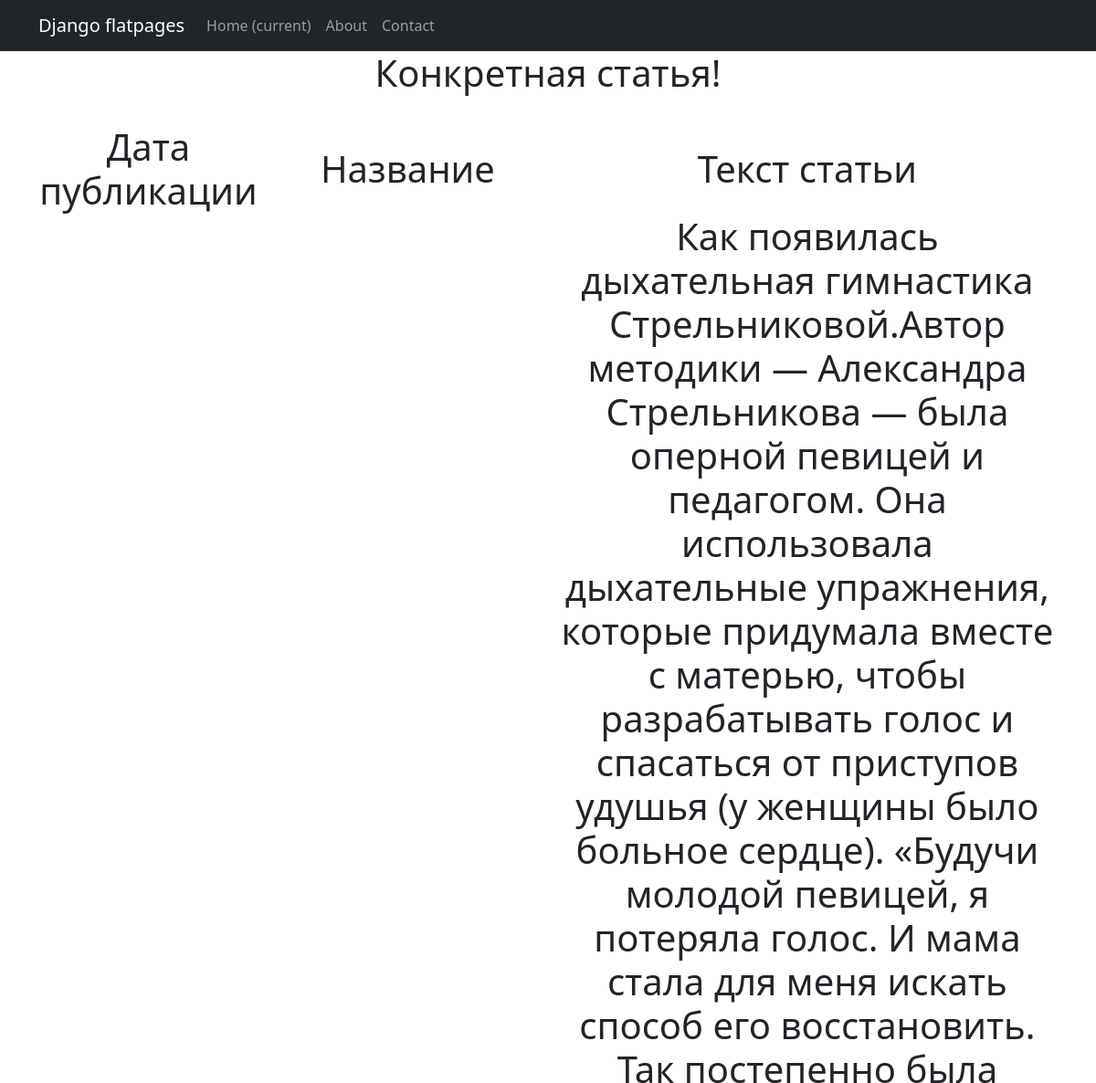
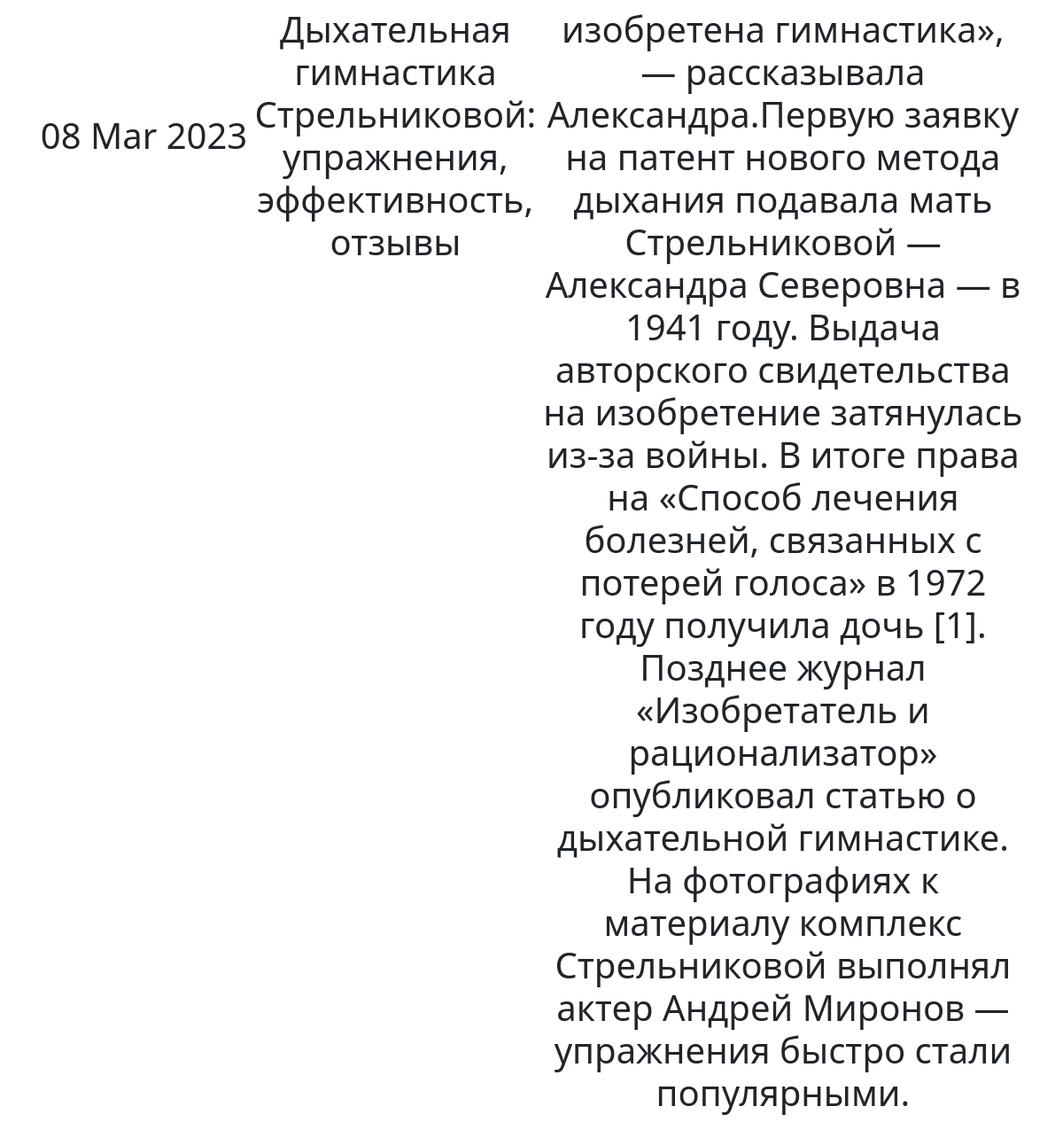
/news/19, run on the app's committed database (2 pictures, top to bottom).
### NewsPortal/models.py (models this page shows, shortened)
class Post(models.Model):
    choise = [
        ('Article', 'Статья'),
        ('News', 'Новость'),
    ]
    p_category = models.ManyToManyField('Category', through='PostCategory')     # связь многие ко многим с Категорией
    p_author = models.ForeignKey(Author, on_delete=models.CASCADE)  # связь один ко многим с Автором
    p_name = models.CharField(max_length=50, null=True)    # заголовок статьи
    p_post = models.TextField()   # текст статьи
    p_create_date = models.DateTimeField(auto_now_add=True)     # дата время добавления
    p_update_date = models.DateTimeField(auto_now=True)     # дата время обновления
    p_rate = models.IntegerField(default=0)    # рейтинг статьи
    p_type = models.CharField(max_length=20, choices=choise, default='Article')

### NewsPortal/views.py (the view)
# urls.py: path('<int:pk>', PostDetails.as_view(), name='post_detail'),
class PostDetails(DetailView):
    model = Post
    template_name = 'Post.html'
    context_object_name = 'post'

### NewsPortal/templatetags/custom_filters.py (called while the page is built)
@register.filter(name='censor')
def currency(value):
    n = value.split()
    for i in n:
        if i.lower() in BAD_WORDS:
            value = value.replace(i, (i[0] + '*' * (len(i) - 1)))
    return f'{value}'

### templates/post.html (shortened to what this page needs)
{% extends 'flatpages/default.html' %}
{% load custom_tags %}
{% load custom_filters %}
{% block content %}
<h1>Конкретная статья!</h1></br>
<h1>
    <table>
           <tr>
               <td>
                   Дата публикации
               </td>
               <td>
                   Название
               </td>
               <td>
                   Текст статьи
               </td>
           </tr>
           <tr>
               <td>{{ post.p_create_date|date:'d M Y' }}</td>
               <td>{{ post.p_name|censor }}</td>
               <td>{{ post.p_post|censor }}</td>
           </tr>
       </table> </h1>
{% endblock content %}

### data on the page
Post: p_create_date "08 Mar 2023", p_name|censor "Дыхательная гимнастика Стрельниковой: упражнения, эффективность, отзывы", p_post|censor "Как появилась дыхательная гимнастика Стрельниковой.Автор методики — Александра Стрельникова — была оперной певицей и педагогом. Она использовала дыхательные упражнения, которые придумала вместе с матерью, чтобы разрабатывать голос и спасаться от приступов удушья (у женщины было больное сердце). «Будучи молодой певицей, я потеряла голос. И мама стала для меня искать способ его восстановить. Так постепенно была изобретена гимнастика», — рассказывала Александра.Первую заявку на патент нового метода дыхания подавала мать Стрельниковой — Александра Северовна — в 1941 году. Выдача авторского свидетельства на изобретение затянулась из-за войны. В итоге права на «Способ лечения болезней, связанных…"
